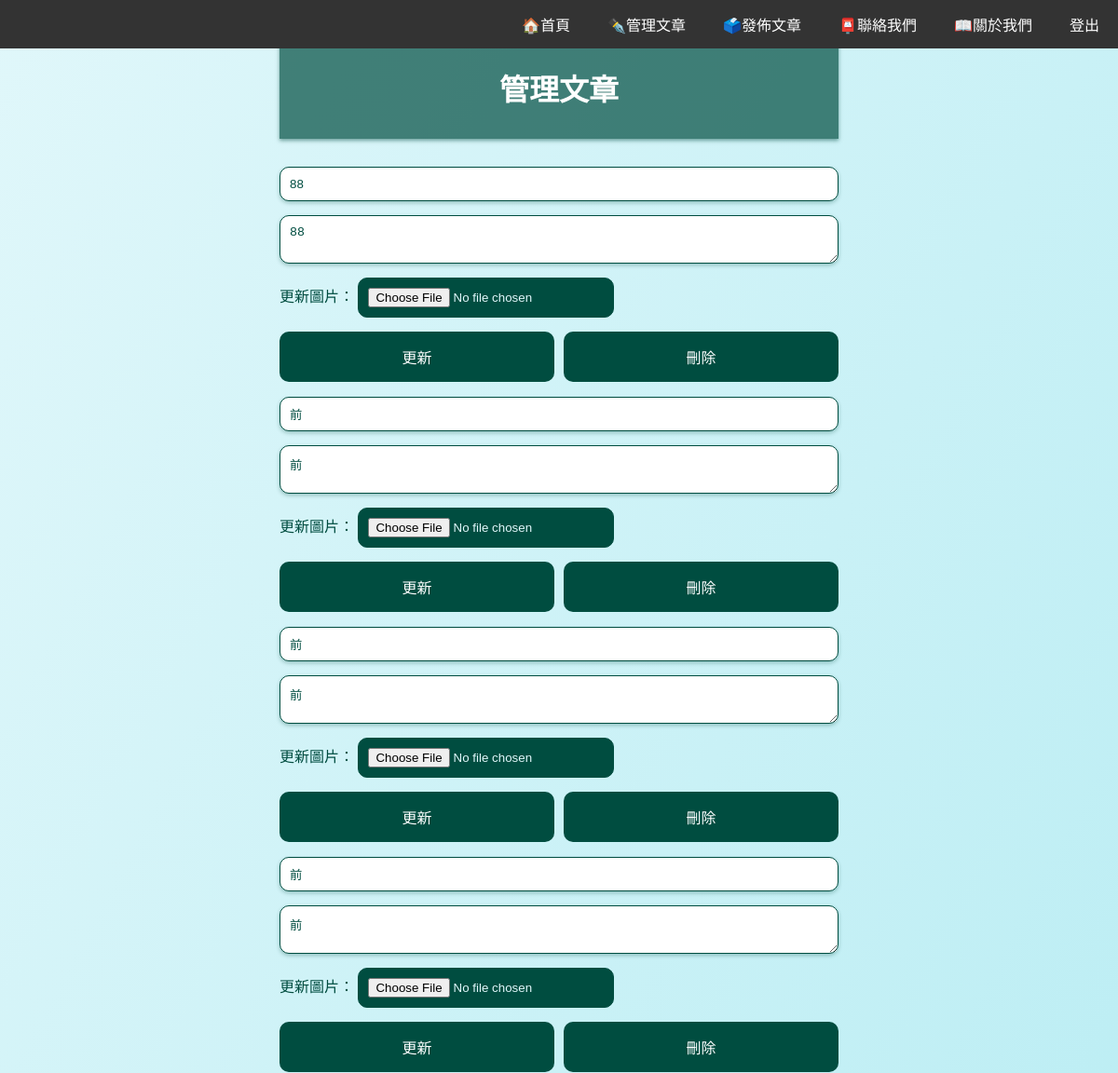
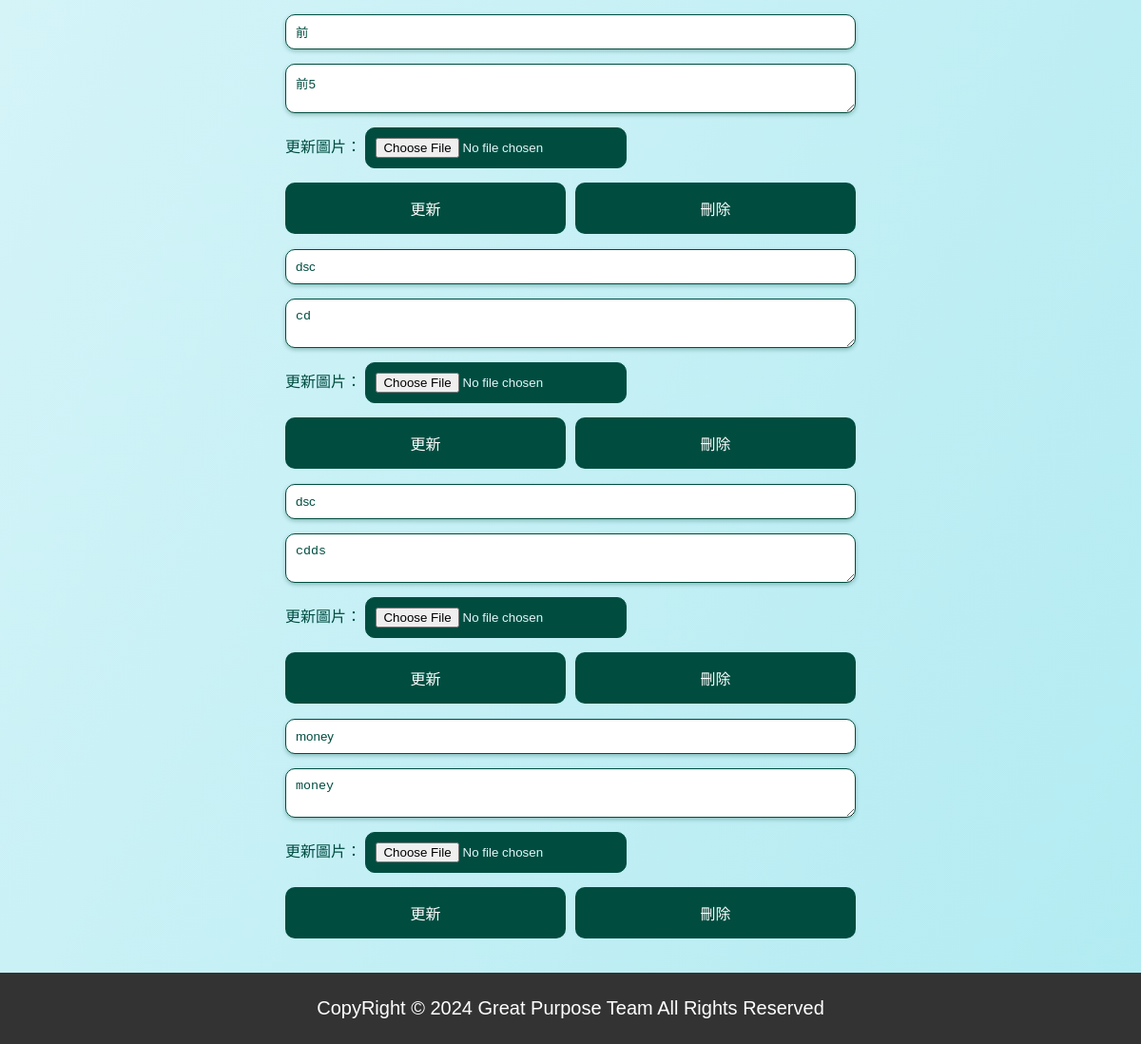
The app's page /manage_articles.php (signed in) with its own data (2 pictures, top to bottom).
### tables this page shows
CREATE TABLE `articles` (
  `user_id` int(11) DEFAULT NULL,
  `article_id` int(11) NOT NULL,
  `title` varchar(255) NOT NULL,
  `content` text NOT NULL,
  `img` varchar(255) DEFAULT NULL,
  `art_date` datetime DEFAULT current_timestamp(),
  `rate` int(11) DEFAULT NULL
);

### ArticleClass.php (called while the page is built, shortened)
<?php
class ArticleClass
{
    private $conn;
    public function __construct($conn)
    {
        $this->conn = $conn;
    }
    public function getUserArticles($user_id)
    {
        try {
            $sql = "SELECT article_id, title, content, img FROM Articles WHERE user_id = :user_id";
            $stmt = $this->conn->prepare($sql);
            $stmt->bindParam(':user_id', $user_id, PDO::PARAM_INT);
            $stmt->execute();
            return $stmt->fetchAll(PDO::FETCH_ASSOC);
        } catch (PDOException $e) {
            return [];
        }
    }
}

### manage_articles.php (the view, shortened to what this page needs)
<?php
require 'config.php';
require 'ArticleClass.php';
require 'navbar.php';
$user_id = $_SESSION['user_id'];
$article = new ArticleClass($conn);
$articles = $article->getUserArticles($user_id);
?>
<!DOCTYPE html>
<html lang="en">
<head>
    <link rel="stylesheet" href="style.css">
</head>
<body>
    <div class="container">
        <header class="fixed-header">
            <h1>管理文章</h1>
        </header>
        <main>
            <?php foreach ($articles as $art): ?>
                <form method="post" action="manage_articles.php" enctype="multipart/form-data">
                    <div class="form-group">
                        <input type="text" name="title" value="<?php echo htmlspecialchars($art['title']); ?>" required>
                    </div>
                    <div class="form-group">
                        <textarea name="content" required><?php echo htmlspecialchars($art['content']); ?></textarea>
                    </div>
                    <div class="form-group">
                        <label for="image">更新圖片：</label>
                        <input type="file" name="img" accept="image/*">
                    </div>
                    <div class="form-group button-group">
                    <button type="submit" name="update">更新</button>
                    <button type="submit" name="delete">刪除</button>
                    </div>
                </form>
            <?php endforeach; ?>
        </main>
    </div>
    <footer>
        <p>CopyRight © 2024 Great Purpose Team All Rights Reserved</p>
    </footer>
</body>
</html>

### navbar.php (shortened to what this page needs)
<nav class="navbar">
    <ul class="navbar-menu">
        <li class="navbar-item"><a href="index.php" class="navbar-link">🏠首頁</a></li>
        <li class="navbar-item"><a href="manage_articles.php" class="navbar-link">✒️管理文章</a></li>
        <li class="navbar-item"><a href="post_article.php" class="navbar-link">🗳️發佈文章</a></li>
        <li class="navbar-item"><a href="mailto: graetpurposeteam@gmail.com" class="navbar-link">📮聯絡我們</a></li>
        <li class="navbar-item"><a href="about.php" class="navbar-link">📖關於我們</a></li>
        <li class="navbar-item"><a href="logout.php" class="navbar-link">登出</a></li>
    </ul>
</nav>

### style.css (style rules this page uses)
body { font-family: 'Arial', sans-serif; background: linear-gradient(to bottom right, #e0f7fa, #b2ebf2); color: #004d40; margin: 0; padding: 0; display: flex; flex-direction: column; min-height: 100vh; }
footer { background-color: #333; color: white; height: 75px; display: flex; justify-content: center; align-items: center; font-size: 20px; width: 100%; margin-top: auto; }
.container { width: 50%; margin: 0 auto; padding: 20px; }
.fixed-header { top: 0; width: 100%; background-color: rgba(0, 77, 64, 0.7); padding: 10px 0; margin-top: 20px; box-shadow: 0 2px 4px rgba(0, 77, 64, 0.5); text-align: center; color: #ffffff; }
main { margin-top: 30px; flex: 1; }
.form-group { margin-bottom: 15px; }
.button-group { display: flex; justify-content: space-between; }
.button-group button { flex: 1; margin-right: 10px; padding: 15px; border: none; border-radius: 10px; background-color: #004d40; color: #ffffff; cursor: pointer; font-size: 16px; }
.button-group button:last-child { margin-right: 0; }
input[type="text"], textarea { width: 100%; padding: 10px; border: 1px solid #004d40; border-radius: 10px; box-shadow: 0 2px 4px rgba(0, 77, 64, 0.3); color: #004d40; background: #ffffff; }
input[type="text"]::placeholder, textarea::placeholder { color: #004d40; }
input[type="file"] { padding: 10px; border: 1px solid #004d40; border-radius: 10px; background-color: #004d40; color: #e0f7fa; }

### navbar.php (style rules this page uses)
body { font-family: Arial, sans-serif; margin: 0; padding: 0; box-sizing: border-box; }
.navbar { width: 100%; background-color: #333; position: fixed; top: 0; left: 0; z-index: 1000; }
.navbar-menu { list-style-type: none; margin: 0; padding: 0; display: flex; justify-content: flex-end; }
.navbar-item { float: left; }
.navbar-link { display: block; color: white; text-align: center; padding: 14px 20px; text-decoration: none; }
.container { padding-top: 60px; }

### records on screen
articles: title "88", content "88"
articles: title "前", content "前"
articles: title "前", content "前"
articles: title "前", content "前"
articles: title "前", content "前5"
articles: title "dsc", content "cd"
articles: title "dsc", content "cdds"
articles: title "money", content "money"
